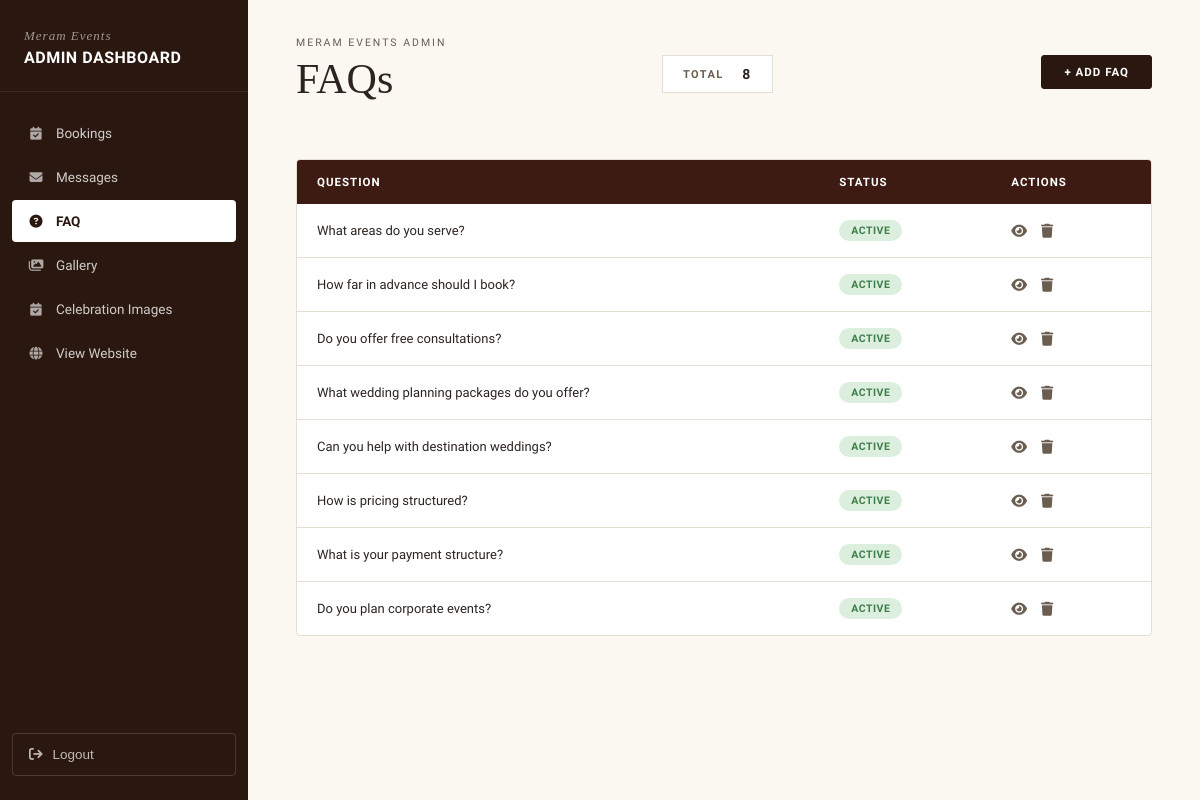
The page /dashboard/faqs/ (signed in) on the database as committed earlier.
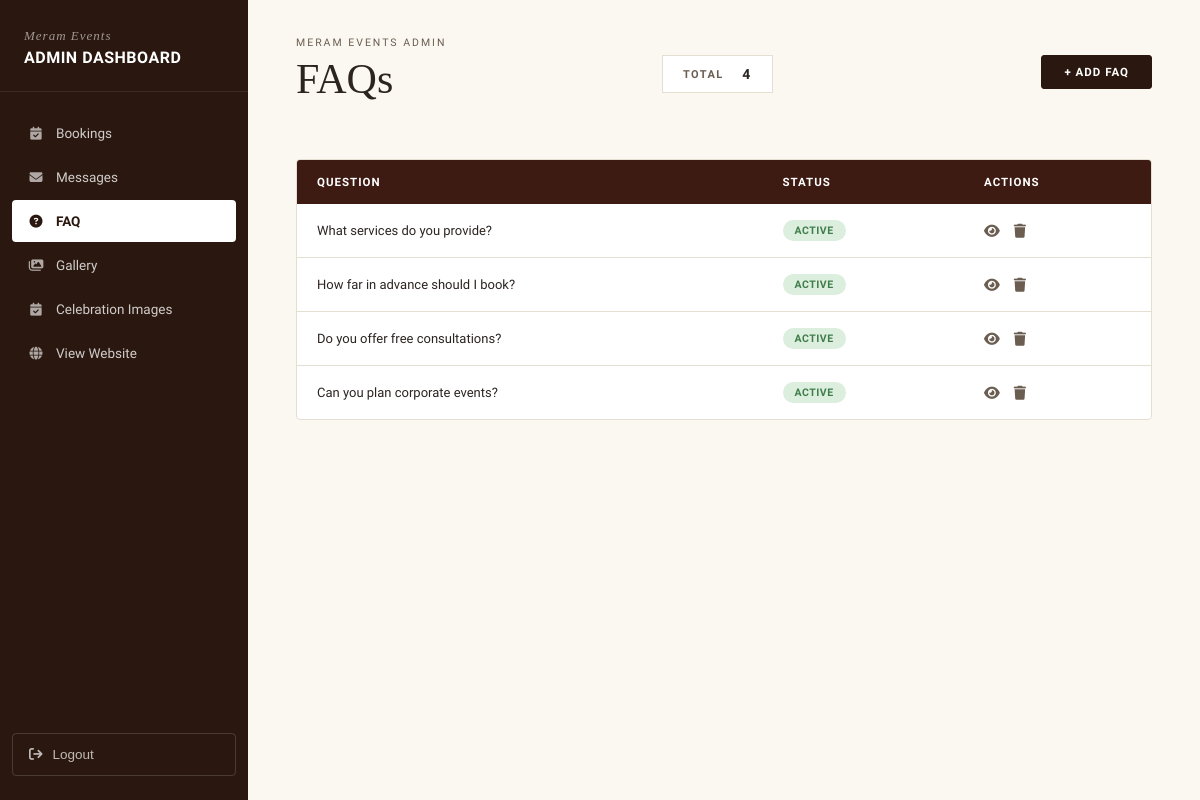
The same page on the database as committed later.
### main/models.py (models this page shows, shortened)
class FAQ(models.Model):
    CATEGORY_CHOICES = [
        ('general', 'General'),
        ('wedding', 'Wedding'),
        ('corporate', 'Corporate'),
        ('booking', 'Booking'),
    ]
    question = models.CharField(max_length=500)
    question_ar = models.CharField(max_length=500, blank=True, null=True)
    answer = models.TextField()
    answer_ar = models.TextField(blank=True, null=True)
    category = models.CharField(
        max_length=50,
        choices=CATEGORY_CHOICES,
        default='general'
    )
    order = models.IntegerField(default=0)
    is_active = models.BooleanField(default=True)
    class Meta:
        ordering = ['order']

### main/views.py (the view)
@login_required(login_url='dashboard_login')
def dashboard_faqs(request):
    faqs = FAQ.objects.all()
    return render(request,"dashboard/faq_list.html",{
        "faqs":faqs,
        "total":faqs.count(),
        "active_page":"faq",
        "unread_contacts":ContactSubmission.objects.filter(is_read=False).count(),
    })

### main/templates/dashboard/faq_list.html (shortened to what this page needs)
{% extends 'dashboard/dashboard_base.html' %}
{% block dashboard_content %}
<div class="db-breadcrumb">
    Meram Events Admin
</div>
<div class="db-header-row">
    <h1 class="db-page-title">
        FAQs
    </h1>
    <div class="db-total-badge">
        Total &nbsp;
        <strong>{{total}}</strong>
    </div>
    <a href="{% url 'dashboard_faq_create' %}" class="db-filter-go">
        + Add FAQ
    </a>
</div>
<div class="db-table-wrap">
    <table class="db-table">
        <thead>
            <tr>
                <th>Question</th>
                <th>Status</th>
                <th>Actions</th>
            </tr>
        </thead>
        <tbody>
            {% for f in faqs %}
            <tr id="faq-row-{{f.pk}}">
                <td>
                    {{f.question}}
                </td>
                <td>
                    {% if f.is_active %}
                    <span class="db-status-pill db-status-confirmed">
                        Active
                    </span>
                    {% else %}
                    <span class="db-status-pill db-status-cancelled">
                        Hidden
                    </span>
                    {% endif %}
                </td>
                <td>
                    <div class="db-action-icons">
                        <a href="{% url 'dashboard_faq_detail' f.pk %}">
                            <i class="fa-solid fa-eye"></i>
                        </a>
                        <button class="db-delete-btn" onclick="deleteFAQ({{f.pk}})">
                            <i class="fa-solid fa-trash"></i>
                        </button>
                    </div>
                </td>
            </tr>
            {% empty %}
            <tr>
                <td colspan="5">
                    No FAQs found
                </td>
            </tr>
            {% endfor %}
        </tbody>
    </table>
</div>
{% endblock %}

### main/templates/dashboard/dashboard_base.html (shortened to what this page needs)
{% load static %}
<!DOCTYPE html>
<html lang="en">
<head>
    <link rel="stylesheet" href="https://cdnjs.cloudflare.com/ajax/libs/font-awesome/6.4.0/css/all.min.css">
</head>
<body>
<div class="db-layout">
    <aside class="db-sidebar">
        <div class="db-sidebar-brand">
            <div class="db-sidebar-brand-name">Meram Events</div>
            <div class="db-sidebar-title">Admin Dashboard</div>
        </div>
        <nav class="db-nav">
            <a href="{% url 'dashboard_bookings' %}" class="{% if active_page == 'booking' %}active{% endif %}">
                <i class="fa-solid fa-calendar-check"></i> Bookings
            </a>
            <a href="{% url 'dashboard_contacts' %}" class="{% if active_page == 'contacts' %}active{% endif %}">
                <i class="fa-solid fa-envelope"></i> Messages
            </a>
            <a href="{% url 'dashboard_faqs' %}"
   class="{% if active_page == 'faq' %}active{% endif %}">
    <i class="fa-solid fa-circle-question"></i> FAQ
</a>
            <a href="{% url 'dashboard_gallery' %}" class="{% if active_page == 'gallery' %}active{% endif %}">
                <i class="fa-solid fa-images"></i> Gallery
            </a>
            <a href="{% url 'dashboard_celebration_images' %}"
   class="{% if active_page == 'celebration' %}active{% endif %}">
    <i class="fa-solid fa-calendar-check"></i> Celebration Images
</a>
            <a href="/" target="_blank">
                <i class="fa-solid fa-globe"></i> View Website
            </a>
        </nav>
        <div class="db-sidebar-footer">
            <form method="post" action="{% url 'dashboard_logout' %}">
                <button type="submit" class="db-logout">
                    <i class="fa-solid fa-arrow-right-from-bracket"></i> Logout
                </button>
            </form>
        </div>
    </aside>
    <main class="db-main">
        {% block dashboard_content %}{% endblock %}
    </main>
</div>
</body>
</html>

### main/templates/dashboard/dashboard_base.html (style rules this page uses)
:root { --db-dark: #2A1810; --db-dark-2: #311F13; --db-maroon: #3D1A12; --db-cream: #FBF8F2; --db-border: #E5DFD3; --db-text: #2C2420; --db-text-mid:#6B5D50; --db-red: #B23A2E; --db-green: #3F7D4A; --db-gold: #C9A96E; }
* { margin:0;padding:0;box-sizing:border-box; }
body { font-family:'Hanken Grotesk',sans-serif; background:var(--db-cream); color:var(--db-text); font-size:14px; }
a { text-decoration:none;color:inherit; }
.db-layout { display:flex; min-height:100vh; }
.db-sidebar { width:248px; flex-shrink:0; background:var(--db-dark); color:#fff; display:flex; flex-direction:column; padding:28px 0 24px; position:fixed; top:0; left:0; bottom:0; }
.db-sidebar-brand { padding:0 24px 24px; border-bottom:1px solid rgba(255,255,255,0.08); margin-bottom:20px; }
.db-sidebar-brand-name { font-family:'Cormorant Garamond',serif; font-size:13px; letter-spacing:1px; font-style:italic; color:rgba(255,255,255,0.55); }
.db-sidebar-title { font-size:16px; font-weight:700; letter-spacing:0.5px; text-transform:uppercase; color:#fff; margin-top:4px; }
.db-nav { flex:1; display:flex; flex-direction:column; gap:2px; padding:0 12px; }
.db-nav a { display:flex; align-items:center; gap:12px; padding:13px 16px; border-radius:4px; font-size:13.5px; font-weight:500; color:rgba(255,255,255,0.78); transition:all 0.2s; position:relative; }
.db-nav a i { width:16px; text-align:center; font-size:13px; opacity:0.8; }
.db-nav a.active { background:#fff; color:var(--db-dark); font-weight:600; }
.db-nav a.active i { color:var(--db-dark); opacity:1; }
.db-sidebar-footer { padding:0 12px; margin-top:20px; }
.db-logout { display:flex; align-items:center; gap:10px; padding:13px 16px; border-radius:4px; font-size:13.5px; font-weight:500; color:rgba(255,255,255,0.7); border:1px solid rgba(255,255,255,0.15); transition:all 0.2s; cursor:pointer; background:none; width:100%; }
.db-main { flex:1; margin-left:248px; padding:36px 48px; }
.db-breadcrumb { font-size:10.5px; letter-spacing:2px; text-transform:uppercase; color:var(--db-text-mid); margin-bottom:6px; font-weight:500; }
.db-page-title { font-family:'Cormorant Garamond',serif; font-size:42px; font-weight:500; color:var(--db-text); margin-bottom:28px; }
.db-header-row { display:flex; justify-content:space-between; align-items:flex-start; margin-bottom:28px; }
.db-total-badge { border:1px solid var(--db-border); background:#fff; padding:10px 20px; font-size:11px; letter-spacing:1.5px; text-transform:uppercase; font-weight:600; color:var(--db-text-mid); display:flex; gap:10px; align-items:center; }
.db-total-badge strong { color:var(--db-text); font-size:14px; }
.db-filter-go { border:1px solid var(--db-dark); background:var(--db-dark); color:#fff; padding:9px 22px; font-size:11.5px; letter-spacing:1px; text-transform:uppercase; font-weight:600; border-radius:3px; cursor:pointer; transition:opacity 0.2s; }
.db-table-wrap { background:#fff; border:1px solid var(--db-border); border-radius:4px; overflow:hidden; }
table.db-table { width:100%; border-collapse:collapse; }
table.db-table thead th { background:var(--db-maroon); color:#fff; text-align:left; padding:15px 20px; font-size:11.5px; letter-spacing:1px; text-transform:uppercase; font-weight:600; }
table.db-table tbody td { padding:16px 20px; border-bottom:1px solid var(--db-border); font-size:13px; color:var(--db-text); vertical-align:middle; }
table.db-table tbody tr:last-child td { border-bottom:none; }
.db-action-icons { display:flex; gap:14px; }
.db-action-icons a, .db-action-icons button { background:none; border:none; cursor:pointer; font-size:14px; color:var(--db-text-mid); transition:color 0.2s; padding:0; }
.db-status-pill { display:inline-block; padding:4px 12px; border-radius:20px; font-size:10.5px; font-weight:600; letter-spacing:0.5px; text-transform:uppercase; }
.db-status-confirmed { background:#DCEEDD; color:var(--db-green); }

Rows that differ between the two databases and show on the page:
removed FAQ: question "What wedding planning packages do you offer?", is_active "ACTIVE"
removed FAQ: question "Can you help with destination weddings?", is_active "ACTIVE"
removed FAQ: question "How is pricing structured?", is_active "ACTIVE"
removed FAQ: question "What is your payment structure?", is_active "ACTIVE"
removed FAQ: question "Do you plan corporate events?", is_active "ACTIVE"
changed FAQ: question "What areas do you serve?" → "What services do you provide?"
added FAQ: question "Can you plan corporate events?", is_active "ACTIVE"
Other text that changed with them:
{{ total }}: "8" → "4"
